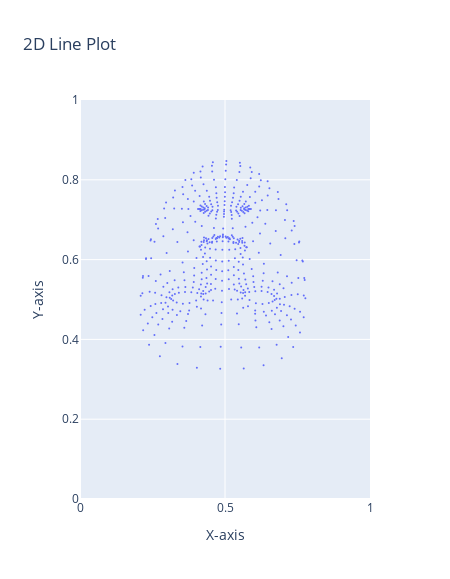

Here is the notebook cell this chart was saved with:
### Code cell
import plotly.graph_objects as go

# Sample data
x = [vertex[0] for vertex in texture_coordinates]
y = [vertex[1] for vertex in texture_coordinates]

# Create a line plot
fig = go.Figure(data=go.Scatter(x=x, y=y, mode='markers', marker=dict(size=2)))

layout_scale = 1.5

# Customize the layout
fig.update_layout(title='2D Line Plot',
                  xaxis_title='X-axis',
                  yaxis_title='Y-axis',
                  xaxis=dict(range=[0, 1]),
                  yaxis=dict(range=[0, 1]),
                  width=W * layout_scale,
                  height=H * layout_scale)

# Show the plot
fig.show()

### Figure 1 — Plotly figure (JSON) as saved in the notebook; plotly's stock layout.template omitted (floating-point values rounded to 4 significant figures; data arrays with more than 128 entries replaced by an {"elided": "..."} marker saying what was removed)
{"data": [{"marker": {"size": 2}, "mode": "markers", "type": "scatter", "x": {"elided": "468 float values"}, "y": {"elided": "468 float values"}}], "layout": {"height": 579, "title": {"text": "2D Line Plot"}, "width": 450, "xaxis": {"range": [0, 1], "title": {"text": "X-axis"}}, "yaxis": {"range": [0, 1], "title": {"text": "Y-axis"}}}}
